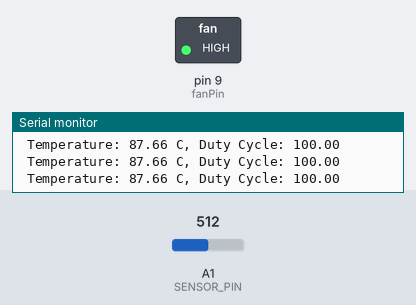
Recording of a program running on a simulated Arduino Nano, built with avr-gcc and run on an emulated ATmega328P. On the bench: switched loads named in the program (green lamp = pin HIGH), the last lines printed to the serial monitor. The inputs (shaded band) are chosen by the test bench; at power-on: A1 (SENSOR_PIN) = 512.

Above: at 1.2 s.
1.3 s: A1 (SENSOR_PIN) set to 900
At 2.0 s:
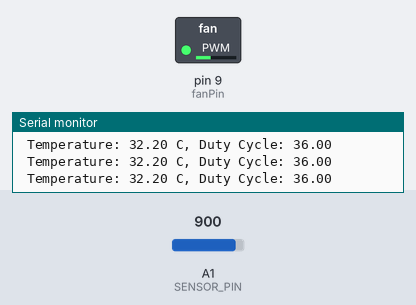
2.9 s: A1 (SENSOR_PIN) set to 1023
At 3.7 s:
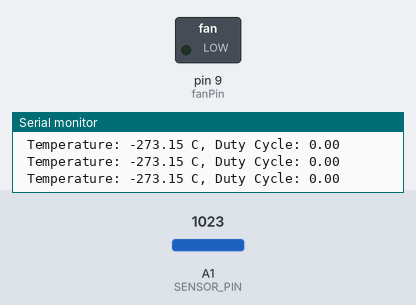
4.4 s: A1 (SENSOR_PIN) set to 716
At 5.6 s:
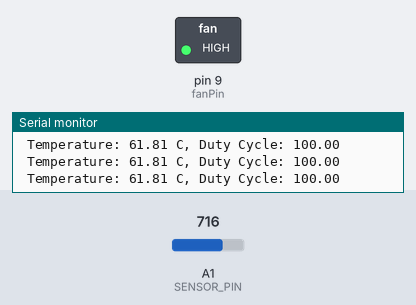
Timing chart, 0 to 7.4 s (numbered marks = the images above; inputs shaded):
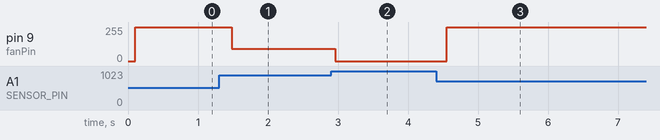

The program:

main.cpp
```cpp
#include <Arduino.h>
#include <TimerOne.h>
#include <Thermistor.h>
#include <NTC_Thermistor.h>
#include <AverageThermistor.h>

const int fanPin = 9;

#define SENSOR_PIN A1
#define REFERENCE_RESISTANCE 10000
#define NOMINAL_RESISTANCE 100000
#define NOMINAL_TEMPERATURE 25
#define B_VALUE 3950

#define READINGS_NUMBER 10
#define DELAY_TIME 10

Thermistor *thermistor = NULL;

void setup(void)
{
  Timer1.initialize(40); // 40 us = 25 kHz
  Serial.begin(115200);

  Thermistor *originThermistor = new NTC_Thermistor(
      SENSOR_PIN,
      REFERENCE_RESISTANCE,
      NOMINAL_RESISTANCE,
      NOMINAL_TEMPERATURE,
      B_VALUE);

  thermistor = new AverageThermistor(
      originThermistor,
      READINGS_NUMBER,
      DELAY_TIME);
}

void loop(void)
{
  // slowly increase the PWM fan speed
  //
  // Reads temperature
  const double celsius = thermistor->readCelsius();
  const double duty = (celsius - 25) * 5;
  const double dutyCycle = max(min(duty, 100.0), 0.0);
  Timer1.pwm(fanPin, (dutyCycle / 100) * 1023);

  // Output of information
  Serial.print(" Temperature: ");
  Serial.print(celsius);
  Serial.print(" C, Duty Cycle: ");
  Serial.print(dutyCycle);
  Serial.println("");
  //delay(50);
}
```

Measured:
- after the input at 1.3 s, pin 9 (fanPin): 255/255 → 92/255 after 0.18 s
- after the input at 2.9 s, pin 9 (fanPin): 92/255 → 0/255 after 0.06 s
- after the input at 4.4 s, pin 9 (fanPin): 0/255 → 255/255 after 0.15 s
